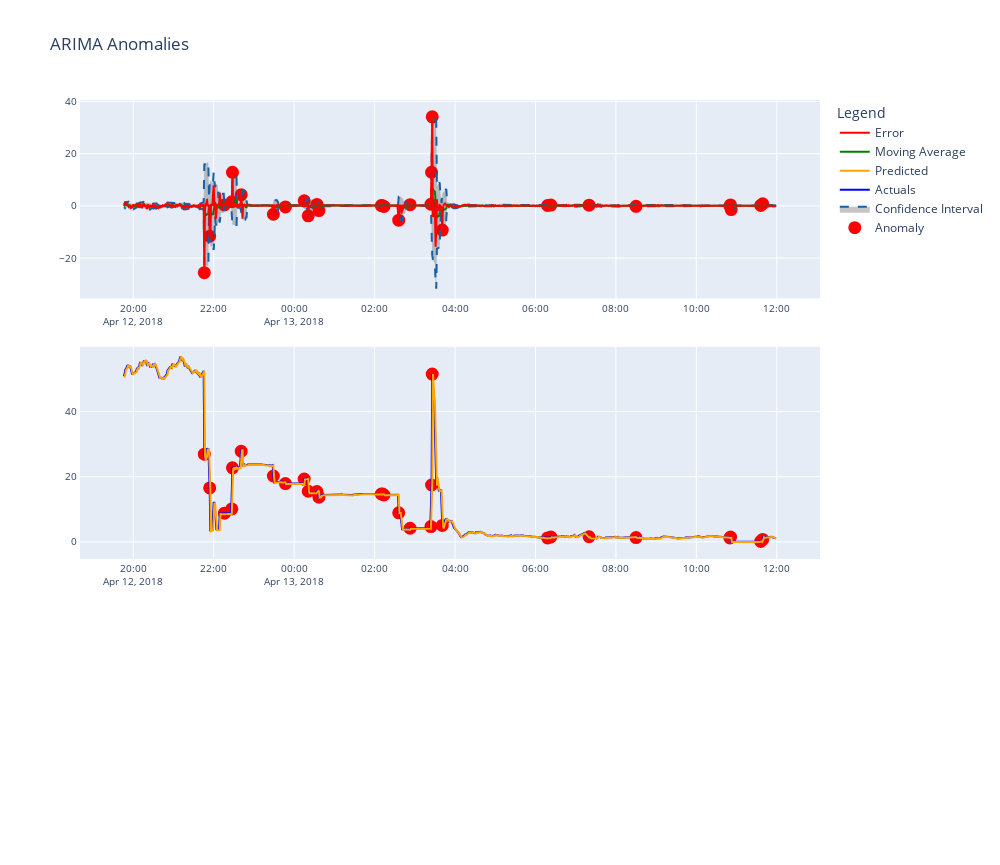

Notebook code for this chart:
### Code cell
widget.show(viz_backend = 'plotly')

### Figure 1 — Plotly figure (JSON) as saved in the notebook; plotly's stock layout.template omitted (floating-point values rounded to 4 significant figures; data arrays with more than 128 entries replaced by an {"elided": "..."} marker saying what was removed)
{"data": [{"marker": {"color": "red", "line": {"color": "red", "width": 2}, "size": 11}, "mode": "markers", "name": "Anomaly", "type": "scatter", "x": {"elided": "974 str values"}, "xaxis": "x", "y": {"elided": "974 float values"}, "yaxis": "y"}, {"marker": {"color": "red", "line": {"color": "red", "width": 2}, "size": 11}, "mode": "markers", "name": "Anomaly", "showlegend": false, "type": "scatter", "x": {"elided": "974 str values"}, "xaxis": "x2", "y": {"elided": "974 float values"}, "yaxis": "y2"}, {"fill": "tonexty", "fillcolor": "rgba(68, 68, 68, 0.3)", "hoverinfo": "skip", "line": {"color": "rgb(23, 96, 167)", "dash": "dash", "width": 2}, "marker": {"color": "#444"}, "showlegend": false, "type": "scatter", "x": {"elided": "974 str values"}, "xaxis": "x", "y": {"elided": "974 float values"}, "yaxis": "y"}, {"fill": "tonexty", "fillcolor": "rgba(68, 68, 68, 0.3)", "line": {"color": "rgb(23, 96, 167)", "dash": "dash", "width": 2}, "marker": {"color": "#444"}, "name": "Confidence Interval", "type": "scatter", "x": {"elided": "974 str values"}, "xaxis": "x", "y": {"elided": "974 float values"}, "yaxis": "y"}, {"marker": {"color": "blue", "line": {"width": 1}, "size": 12}, "name": "Actuals", "type": "scatter", "x": {"elided": "974 str values"}, "xaxis": "x2", "y": {"elided": "974 float values"}, "yaxis": "y2"}, {"marker": {"color": "orange", "line": {"width": 1}, "size": 12}, "name": "Predicted", "type": "scatter", "x": {"elided": "974 str values"}, "xaxis": "x2", "y": {"elided": "974 float values"}, "yaxis": "y2"}, {"marker": {"color": "green", "line": {"width": 1}, "size": 12}, "name": "Moving Average", "text": "Moving average", "type": "scatter", "x": {"elided": "974 str values"}, "xaxis": "x", "y": {"elided": "974 float values"}, "yaxis": "y"}, {"marker": {"color": "red", "line": {"width": 1}, "size": 12}, "name": "Error", "text": "Error", "type": "scatter", "x": {"elided": "974 str values"}, "xaxis": "x", "y": {"elided": "974 float values"}, "yaxis": "y"}], "layout": {"autosize": false, "height": 865, "legend": {"title": {"text": "Legend"}}, "showlegend": true, "title": {"text": "ARIMA Anomalies"}, "width": 1000, "xaxis": {"anchor": "y", "domain": [0, 1], "gridcolor": "#ffffff", "mirror": true, "showgrid": true, "showline": true, "showticklabels": true, "tickfont": {"size": 10}, "ticklen": 4, "zeroline": false}, "xaxis2": {"anchor": "y2", "domain": [0, 1], "gridcolor": "#ffffff", "mirror": true, "showgrid": true, "showline": true, "showticklabels": true, "tickfont": {"size": 10}, "ticklen": 4, "zeroline": false}, "yaxis": {"anchor": "x", "domain": [0.71, 1], "gridcolor": "#ffffff", "hoverformat": ".2f", "mirror": true, "showgrid": true, "showline": true, "tickfont": {"size": 10}, "ticklen": 4, "zeroline": false}, "yaxis2": {"anchor": "x2", "domain": [0.33, 0.64], "gridcolor": "#ffffff", "hoverformat": ".2f", "mirror": true, "showgrid": true, "showline": true, "tickfont": {"size": 10}, "ticklen": 4, "zeroline": false}}}
